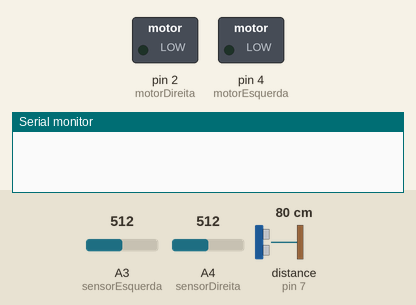
Simulated run of this sketch. Board: Arduino Nano, built with avr-gcc and run on an emulated ATmega328P. Shown: switched loads named in the sketch (green lamp = pin HIGH), the last lines printed to the serial monitor. Inputs (shaded band) come from the test bench; at power-on: A3 (sensorEsquerda) = 512, A4 (sensorDireita) = 512, distance to the obstacle (sensor on pin 7) 80 cm. The echo pulse lasts 58.3 µs per cm.

Above: at 0.01 s.
At 7.3 s:
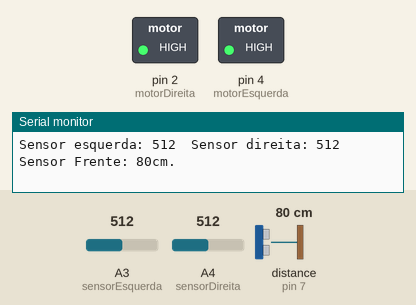
7.4 s: A3 (sensorEsquerda) set to 988
8.9 s: A3 (sensorEsquerda) set to 1010
Timing chart, 0 to 11.9 s (numbered marks = the images above; inputs shaded):
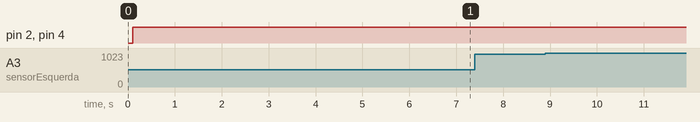

The sketch:

evenNewerCode.ino
```cpp
const byte sensorEsquerda = A3;
const byte sensorDireita = A4;
const byte sensorFrente = 7; //D7 no arduino nano


const byte motorEsquerda = 4; //D4 no arduino nano
const byte motorDireita = 2; //D2 no arduino nano

int leituraEsquerda = 0;
int leituraDireita = 0;
int leituraFrente = 0;


void setup() {

Serial.begin(9600);
delay(100);
}

void loop() {

  //sensor frontal

  long duration, cm;


  pinMode(sensorFrente, OUTPUT);
  digitalWrite(sensorFrente, LOW);
  delayMicroseconds(2);
  digitalWrite(sensorFrente, HIGH);
  delayMicroseconds(5);
  digitalWrite(sensorFrente, LOW);

  pinMode(sensorFrente, INPUT);
  duration = pulseIn(sensorFrente, HIGH);

  cm = microsecondsToCentimeters(duration);


  //sensores laterais

  leituraEsquerda = analogRead(sensorEsquerda);
  leituraDireita = analogRead(sensorDireita);
  leituraFrente = cm;

  Serial.print("Sensor esquerda: ");
  Serial.print(leituraEsquerda);
  Serial.print("  Sensor direita: ");
  Serial.print(leituraDireita);
  Serial.print(" Sensor Frente: ");
  Serial.print(leituraFrente);
  Serial.println("cm.");


  if(leituraEsquerda < 200 || leituraDireita < 200){
       analogWrite(motorEsquerda, 0);
       analogWrite(motorDireita, 0);
  }

  //procurar adversario
  if(leituraFrente == 336){
      analogWrite(motorEsquerda, 200);
      analogWrite(motorDireita, 0);
  }
  else{
      analogWrite(motorEsquerda, 200);
      analogWrite(motorDireita, 200);
  }

  //delay pro tinkercad nao travar tranto
  delay(100);
}


long microsecondsToCentimeters(long microseconds) {
  return microseconds / 29 / 2;
}
```
